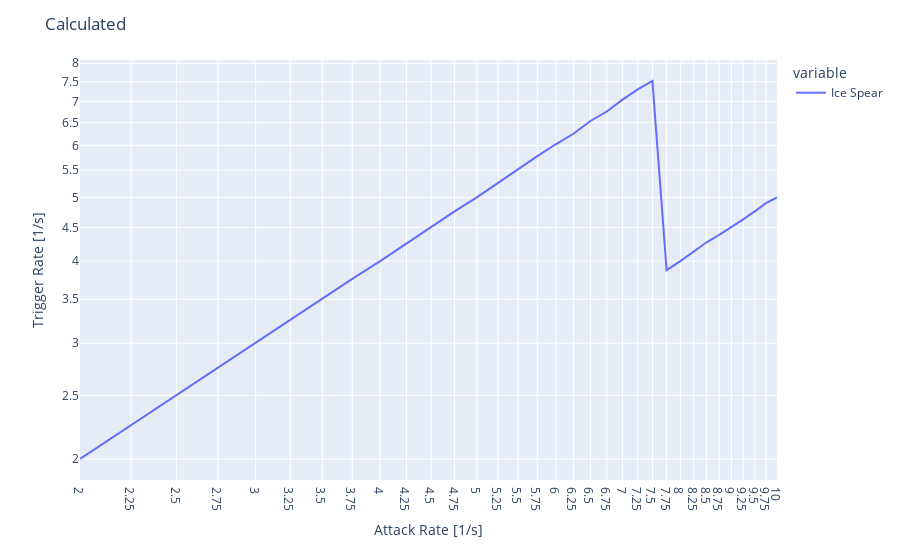
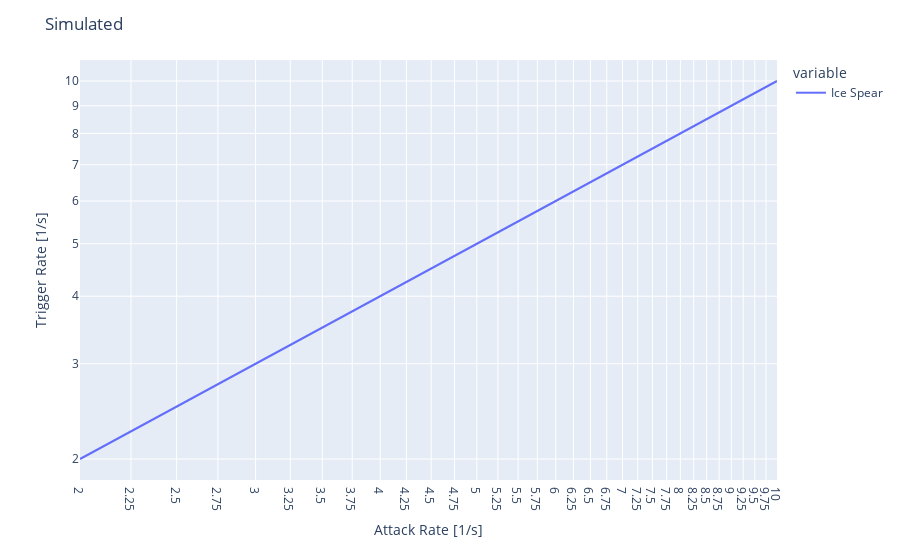

Notebook cell for these charts, in order:
### Code cell
from multiprocessing import Pool
import plotly.express as px
import pandas as pd

from skill_rota_worker import *

def test_variety():
  """ compares a variety of skill sets"""
  skill_sets = [
    [Skill('Ice Spear', 0)],
    [Skill('Ice Spear', 0), Skill('Arc', 0)],
    [Skill('Frost Bomb', 2.5), Skill('Arc', 0)],
    [Skill('Ice Spear', 0), Skill('Frost Bomb', 2.5)],
    [Skill('Frost Bomb', 2.5), Skill('Arc', 0), Skill('Ice Spear', 0)],
  ]
  atk_rates = subsample([.25, .5, 1, 2, 4, 8, 16, 32, 64, 128], depth=2)

  for skills in skill_sets:
    plot_skills(skills, atk_rates)

def test_interesting():
  """ compares interesting parts a skill set """
  skill_sets = [
    [Skill('Ice Spear', 0)],
    [Skill('Ice Spear', 0), Skill('Arc', 0)],
    [Skill('Frost Bomb', 2.5), Skill('Arc', 0)],
    [Skill('Ice Spear', 0), Skill('Frost Bomb', 2.5)],
    [Skill('Frost Bomb', 2.5), Skill('Arc', 0), Skill('Ice Spear', 0)],
  ]
  atk_rates = subsample([4, 8, 16, 32, 64], depth=6)
  for skills in skill_sets:
    plot_skills(skills, atk_rates)
  
def test_transition():
  """ compares at the attack speed where the two heuristics are swapped, to verify that the transition is smooth """
  skill_sets = [
    [Skill('Ice Spear', 0)],
    [Skill('Ice Spear', 0), Skill('Arc', 0)],
    [Skill('Frost Bomb', 2.5), Skill('Arc', 0)],
    [Skill('Ice Spear', 0), Skill('Frost Bomb', 2.5)],
    [Skill('Frost Bomb', 2.5), Skill('Arc', 0), Skill('Ice Spear', 0)],
  ]
  atk_rates = subsample([.5, .75, 1, 1.5], depth=6)
  for skills in skill_sets:
    plot_skills(skills, atk_rates)

def test_parameterized_ice_spear_data_only(akt: float, cdt: float) -> t.Tuple[t.List[float], t.List[float]]:
  skills = [Skill('Ice Spear', 0)]
  data = SkillSetDef(stt = 0.033, akt = akt, cdt = cdt, skills = skills)
  calc, sim = exec(data)
  return [1/x for x in calc], [1/x for x in sim]

def test_reproduce_issue_6492():
  print(test_parameterized_ice_spear_data_only(1/7.575, 1/7.575))

def test_reproduce_issue_6492_band():
  skills = [Skill('Ice Spear', 0)]
  rates = subsample([2, 4, 6, 8, 10], depth=3)
  cdt = 1/7.575
  plot_skills(skills, rates, cdt)

if __name__ == "__main__":
  pd.options.plotting.backend = "plotly"
  #test_variety()
  #test_interesting()
  #test_transition()
  test_reproduce_issue_6492_band()

### Figure 1 — Plotly figure (JSON) as saved in the notebook; plotly's stock layout.template omitted (floating-point values rounded to 4 significant figures)
{"data": [{"hovertemplate": "variable=Ice Spear<br>index=%{x}<br>value=%{y}<extra></extra>", "legendgroup": "Ice Spear", "line": {"color": "#636efa", "dash": "solid"}, "marker": {"symbol": "circle"}, "mode": "lines", "name": "Ice Spear", "orientation": "v", "showlegend": true, "type": "scatter", "x": [2, 2.25, 2.5, 2.75, 3, 3.25, 3.5, 3.75, 4, 4.25, 4.5, 4.75, 5, 5.25, 5.5, 5.75, 6, 6.25, 6.5, 6.75, 7, 7.25, 7.5, 7.75, 8, 8.25, 8.5, 8.75, 9, 9.25, 9.5, 9.75, 10], "xaxis": "x", "y": [2, 2.252, 2.5, 2.755, 3.003, 3.257, 3.509, 3.759, 4, 4.255, 4.505, 4.762, 5, 5.263, 5.525, 5.78, 6.024, 6.25, 6.536, 6.757, 7.042, 7.299, 7.519, 3.876, 4, 4.132, 4.274, 4.386, 4.505, 4.63, 4.762, 4.902, 5], "yaxis": "y"}], "layout": {"legend": {"title": {"text": "variable"}, "tracegroupgap": 0}, "margin": {"t": 60}, "title": {"text": "Calculated"}, "xaxis": {"anchor": "y", "domain": [0, 1], "tickvals": [2, 2.25, 2.5, 2.75, 3, 3.25, 3.5, 3.75, 4, 4.25, 4.5, 4.75, 5, 5.25, 5.5, 5.75, 6, 6.25, 6.5, 6.75, 7, 7.25, 7.5, 7.75, 8, 8.25, 8.5, 8.75, 9, 9.25, 9.5, 9.75, 10], "title": {"text": "Attack Rate [1/s]"}, "type": "log"}, "yaxis": {"anchor": "x", "domain": [0, 1], "title": {"text": "Trigger Rate [1/s]"}, "type": "log"}}}

### Figure 2 — Plotly figure (JSON) as saved in the notebook; plotly's stock layout.template omitted (floating-point values rounded to 4 significant figures)
{"data": [{"hovertemplate": "variable=Ice Spear<br>index=%{x}<br>value=%{y}<extra></extra>", "legendgroup": "Ice Spear", "line": {"color": "#636efa", "dash": "solid"}, "marker": {"symbol": "circle"}, "mode": "lines", "name": "Ice Spear", "orientation": "v", "showlegend": true, "type": "scatter", "x": [2, 2.25, 2.5, 2.75, 3, 3.25, 3.5, 3.75, 4, 4.25, 4.5, 4.75, 5, 5.25, 5.5, 5.75, 6, 6.25, 6.5, 6.75, 7, 7.25, 7.5, 7.75, 8, 8.25, 8.5, 8.75, 9, 9.25, 9.5, 9.75, 10], "xaxis": "x", "y": [2.0, 2.25, 2.5, 2.75, 3.0, 3.25, 3.5, 3.75, 4.0, 4.25, 4.5, 4.75, 5.0, 5.25, 5.5, 5.75, 6.0, 6.25, 6.5, 6.75, 7.0, 7.25, 7.5, 7.75, 8.0, 8.25, 8.5, 8.75, 9.0, 9.25, 9.5, 9.75, 10.0], "yaxis": "y"}], "layout": {"legend": {"title": {"text": "variable"}, "tracegroupgap": 0}, "margin": {"t": 60}, "title": {"text": "Simulated"}, "xaxis": {"anchor": "y", "domain": [0, 1], "tickvals": [2, 2.25, 2.5, 2.75, 3, 3.25, 3.5, 3.75, 4, 4.25, 4.5, 4.75, 5, 5.25, 5.5, 5.75, 6, 6.25, 6.5, 6.75, 7, 7.25, 7.5, 7.75, 8, 8.25, 8.5, 8.75, 9, 9.25, 9.5, 9.75, 10], "title": {"text": "Attack Rate [1/s]"}, "type": "log"}, "yaxis": {"anchor": "x", "domain": [0, 1], "title": {"text": "Trigger Rate [1/s]"}, "type": "log"}}}
